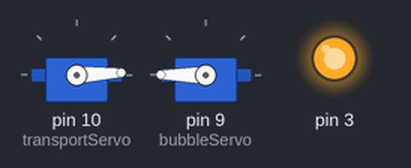
This sketch was run on a simulated Arduino Uno, built with avr-gcc and run on an emulated ATmega328P. On the bench: 2 × servo, output pins drawn as LEDs (lit = HIGH).

Above: at 0.05 s.
At 0.65 s:
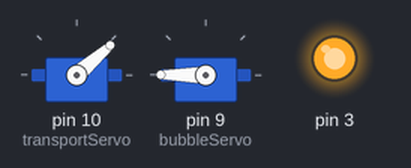
At 1.3 s:
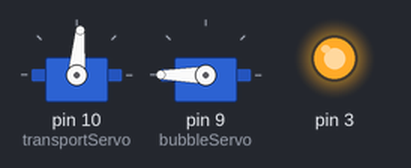
At 2.55 s:
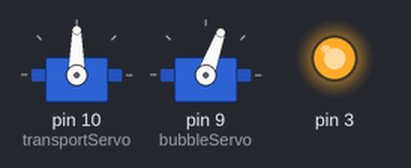
At 3.8 s:
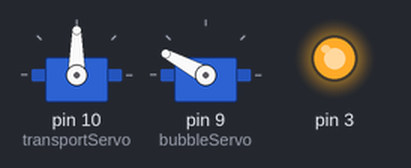
At 5.1 s:
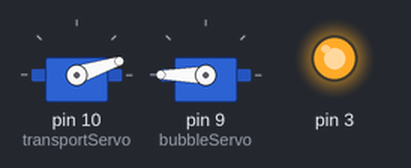
Timing chart, 0 to 7.3 s (numbered marks = the images above):
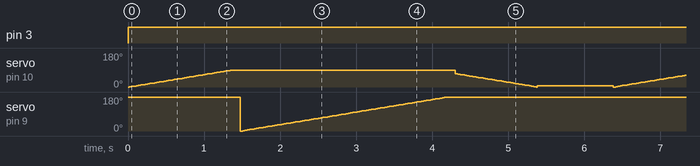

The sketch:

Bubblesteen_full_code_with_activation_and_motor.ino
```cpp
#include <Wire.h>
#include <Adafruit_MotorShield.h>
#include "utility/Adafruit_MS_PWMServoDriver.h"

Adafruit_MotorShield AFMS = Adafruit_MotorShield();

#include <Servo.h>
 Servo transportServo;
Servo bubbleServo;

int pos = 0;

void setup (){
  AFMS.begin();
  transportServo.attach(10); //the two servo spots are nine and ten
  bubbleServo.attach(9);
  pinMode(3, OUTPUT);
}

int runBubbleBlow (){
  digitalWrite(3, HIGH);
  for (pos = 0; pos <= 90; pos += 1) {
    transportServo.write(pos);
    bubbleServo.write(180);
    delay(15);
  }// Move transportServo into dip position

  delay(100);

  for (pos = 0; pos <= 180; pos += 1) {
    bubbleServo.write(pos);
    delay(15);
  }// unDip bubbleServo

  delay(100);

  for (pos = 70; pos >= 0; pos -= 1) {
    transportServo.write(pos);
    bubbleServo.write(180);
    delay(15);
  }// Move transportServo back

  transportServo.write(7);
  delay(1000); // Wait FOR BUBBLE

// repeat
}

void loop (){
  runBubbleBlow();
}
```

Measured:
- by itself, pin 3: LOW → HIGH at 0.00 s
- by itself, servo on pin 9 (bubbleServo): ramps from 0° to 180° and jumps back, once every 6.4 s
